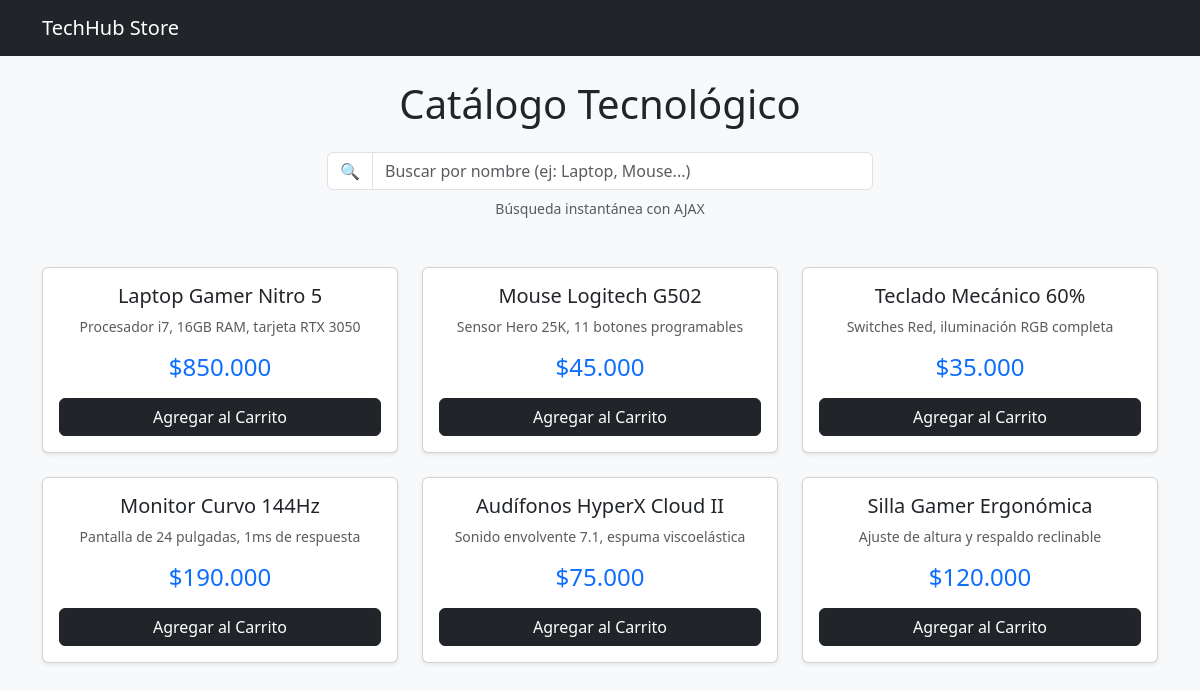
The app's page /index.php.php with its own data.
### tables this page shows
CREATE TABLE productos (
    id INT AUTO_INCREMENT PRIMARY KEY,
    nombre VARCHAR(100) NOT NULL,
    descripcion TEXT,
    precio INT NOT NULL,
    stock INT NOT NULL,
    imagen VARCHAR(255) DEFAULT NULL
);

### models/Producto.php (called while the page is built)
<?php
class Producto {
    private $conn;
    private $table_name = "productos";
    public function __construct($db) {
        $this->conn = $db;
    }
    public function leer() {
        $query = "SELECT * FROM " . $this->table_name;
        $stmt = $this->conn->prepare($query);
        $stmt->execute();
        return $stmt;
    }
}
?>

### index.php.php (the view, shortened to what this page needs)
<?php
require_once 'models/Producto.php';
$database = new Database();
$db = $database->getConnection();
$producto = new Producto($db);
$stmt = $producto->leer();
?>
<!DOCTYPE html>
<html lang="es">
<head>
    <link href="https://cdn.jsdelivr.net/npm/bootstrap@5.3.0/dist/css/bootstrap.min.css" rel="stylesheet">
</head>
<body class="bg-light">
    <nav class="navbar navbar-dark bg-dark mb-4">
        <div class="container">
            <a class="navbar-brand" href="#">TechHub Store</a>
        </div>
    </nav>
    <div class="container">
        <h1 class="text-center mb-4">Catálogo Tecnológico</h1>
        <div class="row justify-content-center mb-5">
            <div class="col-md-6">
                <div class="input-group">
                    <span class="input-group-text bg-white">🔍</span>
                    <input type="text" id="buscador" class="form-control" placeholder="Buscar por nombre (ej: Laptop, Mouse...)">
                </div>
                <small class="text-muted text-center d-block mt-2">Búsqueda instantánea con AJAX</small>
            </div>
        </div>
        <div class="row" id="contenedor-productos">
            <?php while ($row = $stmt->fetch(PDO::FETCH_ASSOC)): ?>
                <div class="col-md-4 mb-4">
                    <div class="card h-100 shadow-sm">
                        <div class="card-body text-center">
                            <h5 class="card-title"><?php echo $row['nombre']; ?></h5>
                            <p class="card-text text-muted small"><?php echo $row['descripcion']; ?></p>
                            <h4 class="text-primary mb-3">$<?php echo number_format($row['precio'], 0, ',', '.'); ?></h4>
                            <button class="btn btn-dark w-100">Agregar al Carrito</button>
                        </div>
                    </div>
                </div>
            <?php endwhile; ?>
        </div>
    </div>
</body>
</html>

### index.php.php (style rules this page uses)
.card { transition: transform 0.3s; }

### records on screen
productos: nombre "Laptop Gamer Nitro 5", descripcion "Procesador i7, 16GB RAM, tarjeta RTX 3050", precio "850.000"
productos: nombre "Mouse Logitech G502", descripcion "Sensor Hero 25K, 11 botones programables", precio "45.000"
productos: nombre "Teclado Mecánico 60%", descripcion "Switches Red, iluminación RGB completa", precio "35.000"
productos: nombre "Monitor Curvo 144Hz", descripcion "Pantalla de 24 pulgadas, 1ms de respuesta", precio "190.000"
productos: nombre "Audífonos HyperX Cloud II", descripcion "Sonido envolvente 7.1, espuma viscoelástica", precio "75.000"
productos: nombre "Silla Gamer Ergonómica", descripcion "Ajuste de altura y respaldo reclinable", precio "120.000"
